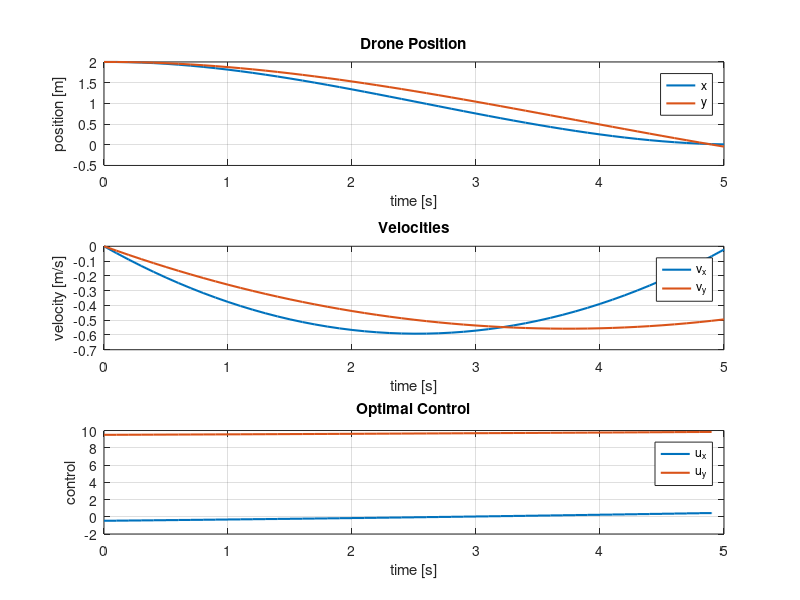

MATLAB code for this plot: (Note: this script raises an error after producing the figure.)
%% Ex8 LQR
clear; clc; close all;

dt = 0.1;       % step
gamma = 0.1;   
N = 50;         

%state vector xk = [x; vx; y; vy; g]
A = [ 1, dt, 0,  0,  0;
      0, 1 - dt*gamma, 0,  0,  0;
      0, 0, 1, dt,  0;
      0, 0, 0, 1 - dt*gamma, -dt;
      0, 0, 0,  0,  1];

B = [ 0, 0;
      dt, 0;
      0, 0;
      0, dt;
      0, 0 ];

nx = size(A,1);
nu = size(B,2);
lambda = 0.005;
sigma = diag([0.005, 0.002, 0.005, 0.001, 0]); % covariance matrix of noise


Q = zeros(nx);              % Q_k 
QN = (1 - lambda)*eye(nx);  % Q_N cena za konecny stav
R = lambda * eye(nu);       % R_k ceny za rizeni

K = cell(N+1,1);
L = cell(N,1);

K{N+1} = QN;

for k = N:-1:1
    K{k} = A'*(K{k+1} - K{k+1}*B*inv(B'*K{k+1}*B+ R)*B'*K{k+1})*A + Q;
    L{k} = - inv(B'*K{k+1}*B + R)*B'*K{k+1}*A;
end

x0 = [2; 0; 2; 0; 9.8];  % pocatecni stav [x, vx, y, vy, g]


% optimal value
J = x0'*K{1}*x0;
for k = 2:N
    J = J + trace(K{k}*sigma);
end

fprintf('optimal value of J = %.6f\n', J);


%% simulation

xs = zeros(nx, N+1);
us = zeros(nu, N);
xs(:,1) = x0;

for k = 1:N
    us(:,k) = L{k} * xs(:,k);
    xs(:,k+1) = A*xs(:,k) + B*us(:,k);
end


%% visualization
t = 0:dt:N*dt;
figure;
subplot(3,1,1);
plot(t, xs(1,:), 'LineWidth', 1.5); hold on;
plot(t, xs(3,:), 'LineWidth', 1.5);
xlabel('time [s]');
ylabel('position [m]');
legend('x','y');
grid on
title('Drone Position');

subplot(3,1,2);
plot(t, xs(2,:), 'LineWidth', 1.5); hold on;
plot(t, xs(4,:), 'LineWidth', 1.5);
xlabel('time [s]');
ylabel('velocity [m/s]');
legend('v_x','v_y');
grid on
title('Velocities');

subplot(3,1,3);
stairs(t(1:end-1), us(1,:), 'LineWidth', 1.5); hold on;
stairs(t(1:end-1), us(2,:), 'LineWidth', 1.5);
xlabel('time [s]');
ylabel('control');
legend('u_x','u_y');
grid on
title('Optimal Control');

sgtitle('Ex8');

figure(2)
plot(xs(1,:),xs(3,:), 'LineWidth', 1.5);
xlabel('position in x [m]');
ylabel('position in y [m]');
grid on
title('Drone Position');

